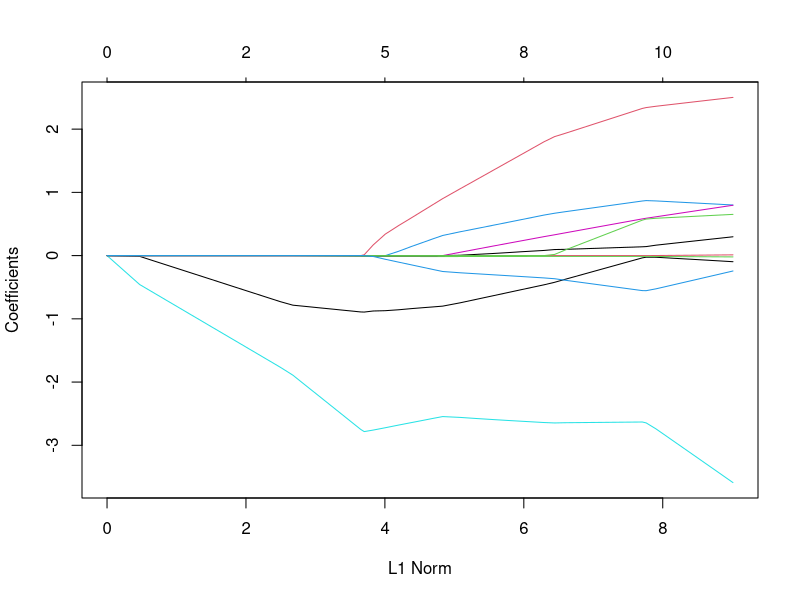
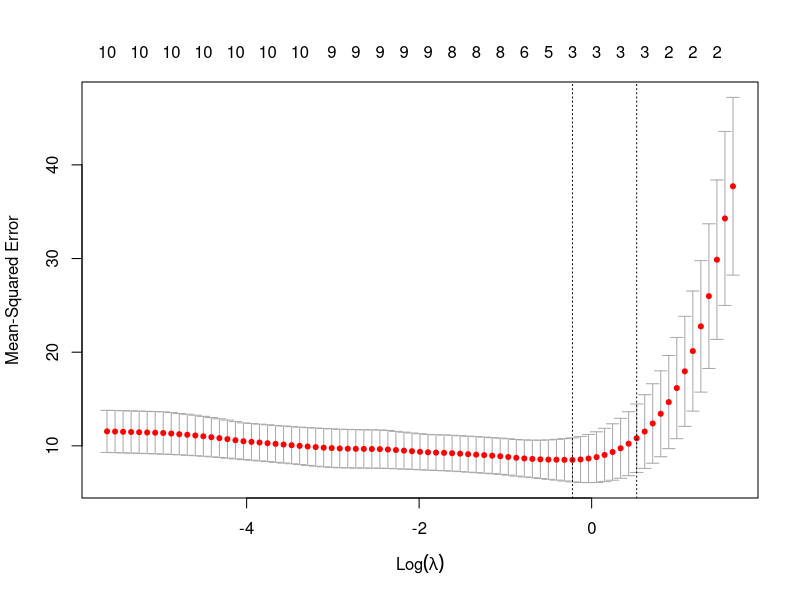
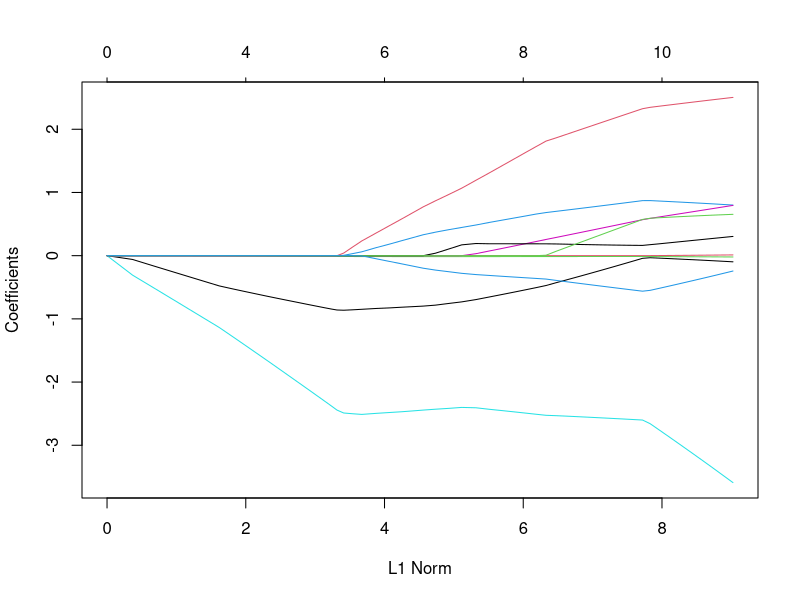
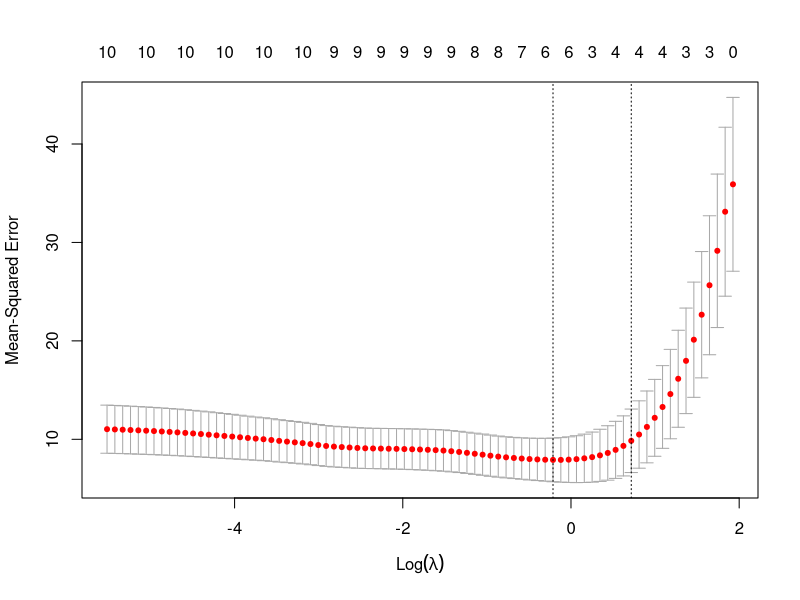
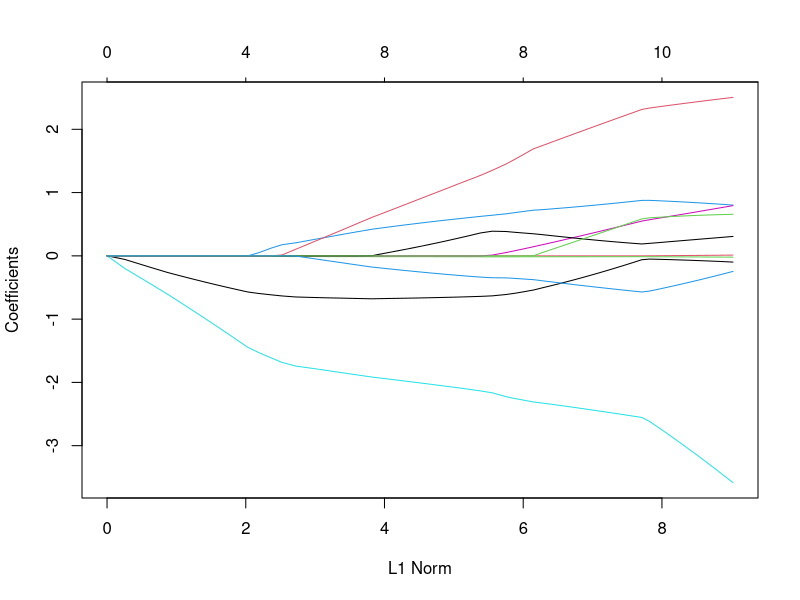
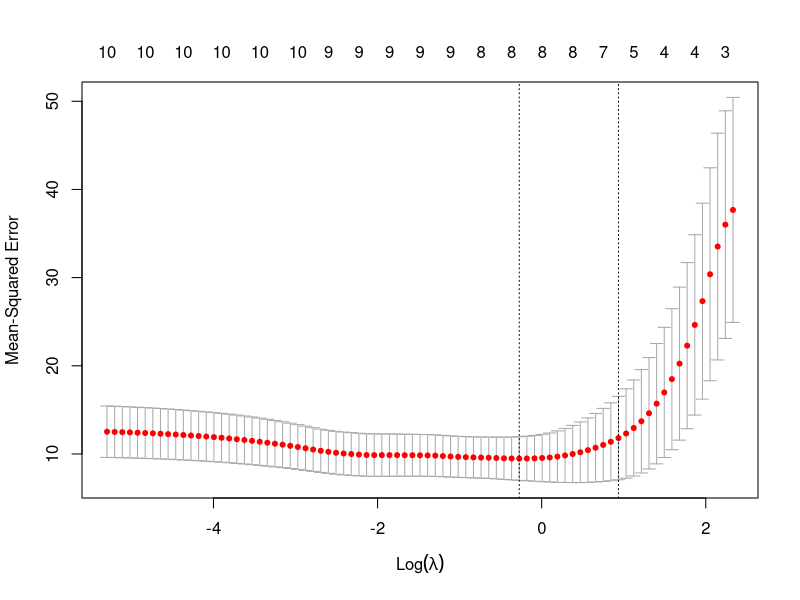
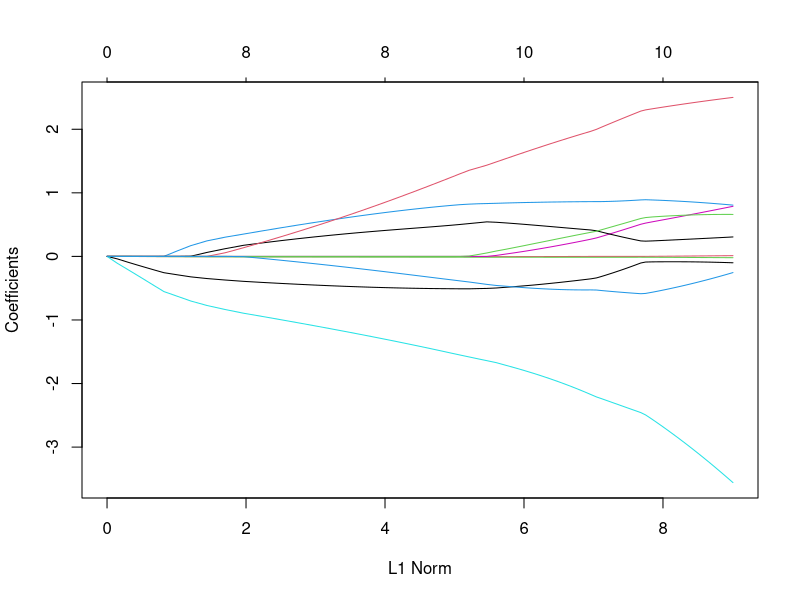
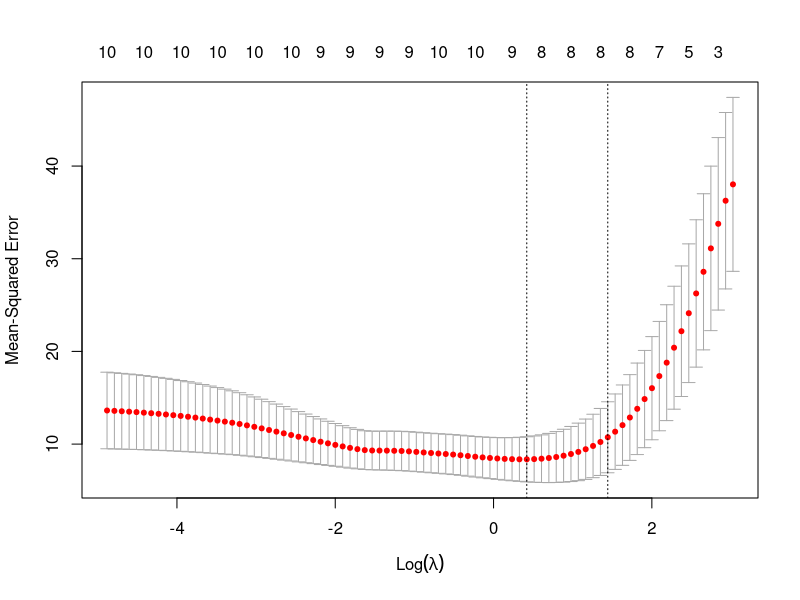

The R script that drew these images, in order:
library(glmnet)

#-------------------------------------------------------------------------------
mtcarsm <- as.matrix(mtcars)
fit = glmnet(mtcarsm[,-1],mtcarsm[,1],alpha = 1)
plot(fit) #doesn't change without seed

set.seed(123)
cvfit = cv.glmnet(mtcarsm[,-1],mtcarsm[,1],alpha = 1)
coef(cvfit, s="lambda.min") #changes without seed
coef(cvfit, s="lambda.1se") #changes without seed
plot(cvfit)
#lambda increase, log(lambda) increase(in + direction, not abs val)

summary(coef(cvfit, s="lambda.1se"))#condensed coef() info
#lasso
#-------------------------------------------------------------------------------
mtcarsm <- as.matrix(mtcars)
fit = glmnet(mtcarsm[,-1],mtcarsm[,1],alpha = 0.75)
plot(fit)

cvfit = cv.glmnet(mtcarsm[,-1],mtcarsm[,1],alpha = 0.75)
coef(cvfit, s="lambda.min") 
coef(cvfit, s="lambda.1se")
plot(cvfit)

mtcarsm <- as.matrix(mtcars)
fit = glmnet(mtcarsm[,-1],mtcarsm[,1],alpha = 0.5)
plot(fit)

cvfit = cv.glmnet(mtcarsm[,-1],mtcarsm[,1],alpha = 0.5)
coef(cvfit, s="lambda.min") 
coef(cvfit, s="lambda.1se")
plot(cvfit)

mtcarsm <- as.matrix(mtcars)
fit = glmnet(mtcarsm[,-1],mtcarsm[,1],alpha = 0.25)
plot(fit)

cvfit = cv.glmnet(mtcarsm[,-1],mtcarsm[,1],alpha = 0.25)
coef(cvfit, s="lambda.min") 
coef(cvfit, s="lambda.1se")
plot(cvfit)
#elastic net
#-------------------------------------------------------------------------------
mtcarsm <- as.matrix(mtcars)
fit = glmnet(mtcarsm[,-1],mtcarsm[,1],alpha = 0)
plot(fit)

cvfit = cv.glmnet(mtcarsm[,-1],mtcarsm[,1],alpha = 0)
coef(cvfit, s="lambda.min") 
coef(cvfit, s="lambda.1se")
plot(cvfit)
#ridge
#-------------------------------------------------------------------------------

